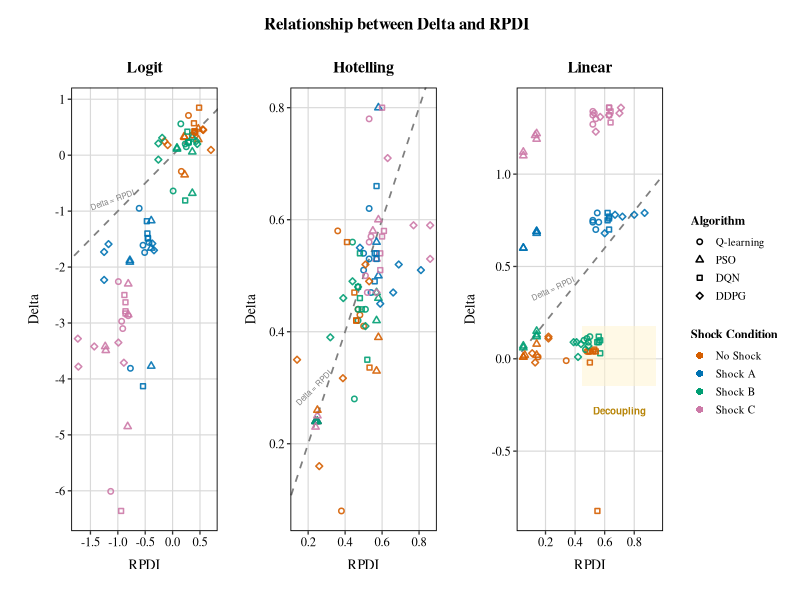
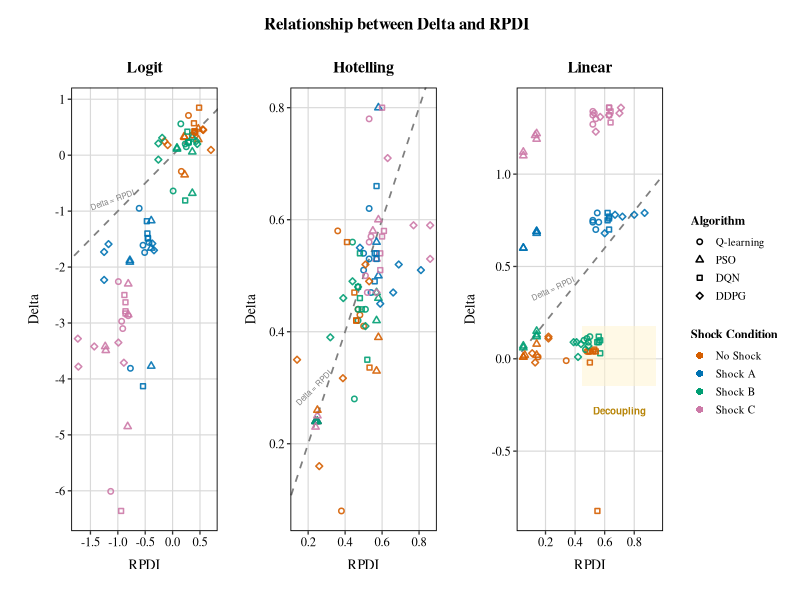

Write R code to recreate these figures, in order.
library(tidyverse)
library(ggplot2)
library(patchwork)
library(scales)
library(cowplot)

POINT_SIZE <- 1.3
STROKE_SIZE <- 0.8

set.seed(42)

# Read the data
data <- read.csv("./all_tables.csv", stringsAsFactors = FALSE)

# Create long format for both agents
data_long <- data %>%
  pivot_longer(
    cols = c(Agent1_Delta, Agent2_Delta, Agent1_RPDI, Agent2_RPDI, 
             Agent1_Avg_Prices, Agent2_Avg_Prices),
    names_to = c("Agent", ".value"),
    names_pattern = "(Agent[12])_(.*)"
  ) %>%
  rename(Delta = Delta, RPDI = RPDI, Avg_Prices = Avg_Prices)

# Extract algorithm from Matchup
data_long <- data_long %>%
  mutate(
    Algorithm = case_when(
      Agent == "Agent1" ~ str_extract(Matchup, "^[A-Z]+"),
      Agent == "Agent2" ~ str_extract(Matchup, "vs ([A-Z]+)$", group = 1)
    ),
    Algorithm = case_when(
      Algorithm == "Q" ~ "Q-learning",
      Algorithm == "DQN" ~ "DQN",
      Algorithm == "PSO" ~ "PSO",
      Algorithm == "DDPG" ~ "DDPG",
      TRUE ~ Algorithm
    ),
    Shock_Condition = case_when(
      Shock == "0" ~ "No Shock",
      Shock == "A" ~ "Shock A",
      Shock == "B" ~ "Shock B",
      Shock == "C" ~ "Shock C"
    ),
    Shock_Condition = factor(Shock_Condition, 
                              levels = c("No Shock", "Shock A", "Shock B", "Shock C")),
    Model = factor(Model, levels = c("LOGIT", "HOTELLING", "LINEAR"))
  )

# Remove extreme outliers for visualization
data_clean <- data_long %>%
  filter(Delta > -8 & Delta < 3, RPDI > -2 & RPDI < 1.5)

# COLOR PALETTE (Colorblind-friendly - Okabe-Ito inspired)
shock_colors <- c(
  "No Shock" = "#D55E00",
  "Shock A"  = "#0072B2",
  "Shock B"  = "#009E73",
  "Shock C"  = "#CC79A7"
)

algo_shapes <- c(
  "Q-learning" = 21,
  "PSO"        = 24,
  "DQN"        = 22,
  "DDPG"       = 23
)

# THEME (Cross-platform compatible)
theme_q1_journal <- function(base_size = 10) {
  theme_bw(base_size = base_size) +
    theme(
      text = element_text(family = 'serif'),
      plot.title = element_text(
        size = rel(1.15), 
        face = "bold", 
        hjust = 0.5,
        margin = margin(b = 8)
      ),
      axis.title = element_text(size = rel(1.0), face = "plain"),
      axis.title.x = element_text(margin = margin(t = 8)),
      axis.title.y = element_text(margin = margin(r = 8)),
      axis.text = element_text(size = rel(0.9), color = "black"),
      panel.grid.major = element_line(color = "gray85", linewidth = 0.4),
      panel.grid.minor = element_blank(),
      panel.border = element_rect(color = "black", fill = NA, linewidth = 0.6),
      legend.title = element_text(size = rel(0.95), face = "bold"),
      legend.text = element_text(size = rel(0.85)),
      legend.key.size = unit(0.9, "lines"),
      legend.background = element_rect(fill = "white", color = NA),
      legend.key = element_rect(fill = "white", color = NA),
      plot.margin = margin(t = 10, r = 10, b = 10, l = 10),
      strip.background = element_rect(fill = "gray95", color = "black", linewidth = 0.5),
      strip.text = element_text(size = rel(1.0), face = "bold")
    )
}

# PANEL 1: LOGIT - Delta vs RPDI
logit_data <- data_clean |> filter(Model == "LOGIT")

p1_logit <- ggplot(logit_data, aes(x = RPDI, y = Delta)) +
  geom_abline(intercept = 0, slope = 1, linetype = "dashed", 
              color = "gray50", linewidth = 0.6) +
  geom_point(aes(shape = Algorithm, color = Shock_Condition), 
             size = POINT_SIZE, alpha = 0.9, stroke = STROKE_SIZE) +
  scale_color_manual(values = shock_colors) +
  scale_shape_manual(values = algo_shapes) +
  scale_x_continuous(breaks = seq(-1.5, 1, by = 0.5)) +
  scale_y_continuous(breaks = seq(-7, 2, by = 1)) +
  labs(
    title = "Logit",
    x = "RPDI",
    y = "Delta"
  ) +
  annotate("text", x = -1.1, y = -0.8, label = "Delta = RPDI", 
           angle = 20, size = 2, color = "gray50") +
  theme_q1_journal() +
  theme(legend.position = "none")

# PANEL 2: HOTELLING - Delta vs RPDI
hotelling_data <- data_clean |> filter(Model == "HOTELLING")

p2_hotelling <- ggplot(hotelling_data, aes(x = RPDI, y = Delta)) +
  geom_abline(intercept = 0, slope = 1, linetype = "dashed", 
              color = "gray50", linewidth = 0.6) +
  geom_point(aes(shape = Algorithm, color = Shock_Condition), 
             size = POINT_SIZE, alpha = 0.9, stroke = STROKE_SIZE) +
  scale_color_manual(values = shock_colors) +
  scale_shape_manual(values = algo_shapes) +
  scale_x_continuous(breaks = seq(0, 1, by = 0.2)) +
  scale_y_continuous(breaks = seq(0, 1, by = 0.2)) +
  labs(
    title = "Hotelling",
    x = "RPDI",
    y = "Delta"
  ) +
  annotate("text", x = 0.23, y = 0.3, label = "Delta = RPDI", 
           angle = 45, size = 2, color = "gray50") +
  theme_q1_journal() +
  theme(legend.position = "none")

# PANEL 3: LINEAR - Delta vs RPDI
linear_data <- data_clean %>% filter(Model == "LINEAR")

p3_linear <- ggplot(linear_data, aes(x = RPDI, y = Delta)) +
  geom_abline(intercept = 0, slope = 1, linetype = "dashed", 
              color = "gray50", linewidth = 0.6) +
  annotate("rect", xmin = 0.45, xmax = 0.95, ymin = -0.15, ymax = 0.18,
           fill = "#FFF3CD", alpha = 0.5) +
  geom_point(aes(shape = Algorithm, color = Shock_Condition), 
             size = POINT_SIZE, alpha = 0.9, stroke = STROKE_SIZE) +
  scale_color_manual(values = shock_colors) +
  scale_shape_manual(values = algo_shapes) +
  scale_x_continuous(breaks = seq(-0.2, 1, by = 0.2)) +
  scale_y_continuous(breaks = seq(-0.5, 1.5, by = 0.5)) +
  labs(
    title = "Linear",
    x = "RPDI",
    y = "Delta"
  ) +
  annotate("text", x = 0.25, y = 0.38, label = "Delta = RPDI", 
           angle = 25, size = 2, color = "gray50") +
  annotate("text", x = 0.70, y = -0.28, 
           label = "Decoupling", 
           size = 2.5, color = "#B8860B", fontface = "bold") +
  theme_q1_journal() +
  theme(legend.position = "none")

# Ensure Algorithm factor levels match the order in algo_shapes
data_clean$Algorithm <- factor(data_clean$Algorithm, 
                               levels = c("Q-learning", "PSO", "DQN", "DDPG"))
# CREATE SHARED LEGEND
p_legend <- ggplot(data_clean, aes(x = RPDI, y = Delta)) +
  geom_point(aes(shape = Algorithm), size = POINT_SIZE, color = "black") +
  geom_point(aes(color = Shock_Condition), size = 2, shape = 16) +
  scale_color_manual(values = shock_colors, name = "Shock Condition") +
  scale_shape_manual(values = algo_shapes, name = "Algorithm") +
  guides(
    shape = guide_legend(
         order = 1,
         title.position = "top",
         ncol = 1,
         override.aes = list(
                stroke = STROKE_SIZE
         )
    ),
    color = guide_legend(order = 2, title.position = "top", ncol = 1)
  ) +
  theme_q1_journal() +
  theme(
    legend.box = "vertical",
    legend.spacing.y = unit(0.6, "cm"),
    legend.title = element_text(size = 9, face = "bold"),
    legend.text = element_text(size = 8),
    legend.margin = margin(t = 0, r = 5, b = 0, l = 5)
  )

legend_grob <- get_legend(p_legend)

# COMBINE ALL PANELS
combined_plots <- (p1_logit | p2_hotelling | p3_linear) +
  plot_layout(ncol = 3, widths = c(1, 1, 1))

final_figure <- plot_grid(
  combined_plots,
  legend_grob,
  ncol = 2,
  rel_widths = c(1, 0.15),
  align = "h",
  axis = "tb"
)

title_grob <- ggdraw() + 
  draw_label(
    "Relationship between Delta and RPDI",
    fontface = 'bold',
    fontfamily = 'serif',
    size = 12
  )

final_plot <- plot_grid(
  title_grob,
  final_figure,
  ncol = 1,
  rel_heights = c(0.06, 1)
) + theme(plot.margin = margin(5, 10, 5, 5))

# SAVE FIGURES

# PNG - 600 DPI
ggsave(
  filename = "./figures/Figure1_Delta_vs_RPDI_AllMarkets.png",
  plot = final_plot,
  width = 180,
  height = 70,
  units = "mm",
  dpi = 600,
  bg = "white"
)

# PDF - Vector format
ggsave(
  filename = "./figures/Figure1_Delta_vs_RPDI_AllMarkets.pdf",
  plot = final_plot,
  width = 180,
  height = 70,
  units = "mm",
  device = "pdf"
)

cat("\n")
cat("============================================================\n")
cat("  FIGURE 1: Delta vs RPDI - All Market Structures\n")
cat("  Q1 JOURNAL PUBLICATION STANDARD\n")
cat("============================================================\n")
cat("\n")
cat("Files created:\n")
cat("  - Figure1_Delta_vs_RPDI_AllMarkets.png  (600 DPI)\n")
cat("  - Figure1_Delta_vs_RPDI_AllMarkets.pdf  (Vector)\n")
cat("\n")
